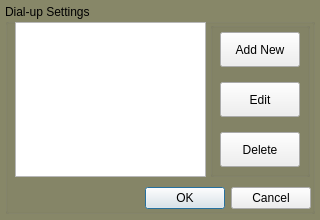
<?xml version="1.0" encoding="UTF-8"?>
<ui version="4.0">
 <class>dialup_conf</class>
 <widget class="QDialog" name="dialup_conf">
  <property name="geometry">
   <rect>
    <x>0</x>
    <y>0</y>
    <width>320</width>
    <height>220</height>
   </rect>
  </property>
  <property name="windowTitle">
   <string>Dialog</string>
  </property>
  <property name="styleSheet">
   <string notr="true">QDialog{background-color: rgb(135, 135, 104);}</string>
  </property>
  <widget class="QDialogButtonBox" name="buttonBox">
   <property name="geometry">
    <rect>
     <x>-30</x>
     <y>182</y>
     <width>341</width>
     <height>32</height>
    </rect>
   </property>
   <property name="orientation">
    <enum>Qt::Horizontal</enum>
   </property>
   <property name="standardButtons">
    <set>QDialogButtonBox::Cancel|QDialogButtonBox::Ok</set>
   </property>
  </widget>
  <widget class="QGroupBox" name="groupBox">
   <property name="geometry">
    <rect>
     <x>5</x>
     <y>4</y>
     <width>310</width>
     <height>210</height>
    </rect>
   </property>
   <property name="styleSheet">
    <string notr="true">QPushButton:pressed{background-color: rgb(255, 186, 181);border-width: 5px;border-color:Magenta;border-style: solid;}</string>
   </property>
   <property name="title">
    <string>Dial-up Settings</string>
   </property>
   <widget class="QGroupBox" name="groupBox_2">
    <property name="geometry">
     <rect>
      <x>205</x>
      <y>18</y>
      <width>100</width>
      <height>155</height>
     </rect>
    </property>
    <property name="title">
     <string/>
    </property>
    <widget class="QPushButton" name="btnAdd_new">
     <property name="geometry">
      <rect>
       <x>10</x>
       <y>10</y>
       <width>80</width>
       <height>35</height>
      </rect>
     </property>
     <property name="text">
      <string>Add New</string>
     </property>
    </widget>
    <widget class="QPushButton" name="btnEdit">
     <property name="geometry">
      <rect>
       <x>10</x>
       <y>60</y>
       <width>80</width>
       <height>35</height>
      </rect>
     </property>
     <property name="text">
      <string>Edit</string>
     </property>
    </widget>
    <widget class="QPushButton" name="btnDelete">
     <property name="geometry">
      <rect>
       <x>10</x>
       <y>110</y>
       <width>80</width>
       <height>35</height>
      </rect>
     </property>
     <property name="text">
      <string>Delete</string>
     </property>
    </widget>
   </widget>
   <widget class="QListView" name="listView">
    <property name="geometry">
     <rect>
      <x>10</x>
      <y>18</y>
      <width>191</width>
      <height>155</height>
     </rect>
    </property>
   </widget>
  </widget>
  <zorder>groupBox</zorder>
  <zorder>buttonBox</zorder>
 </widget>
 <tabstops>
  <tabstop>btnAdd_new</tabstop>
  <tabstop>btnEdit</tabstop>
  <tabstop>btnDelete</tabstop>
  <tabstop>buttonBox</tabstop>
 </tabstops>
 <resources/>
 <connections>
  <connection>
   <sender>buttonBox</sender>
   <signal>accepted()</signal>
   <receiver>dialup_conf</receiver>
   <slot>accept()</slot>
   <hints>
    <hint type="sourcelabel">
     <x>188</x>
     <y>196</y>
    </hint>
    <hint type="destinationlabel">
     <x>157</x>
     <y>219</y>
    </hint>
   </hints>
  </connection>
  <connection>
   <sender>buttonBox</sender>
   <signal>rejected()</signal>
   <receiver>dialup_conf</receiver>
   <slot>reject()</slot>
   <hints>
    <hint type="sourcelabel">
     <x>256</x>
     <y>202</y>
    </hint>
    <hint type="destinationlabel">
     <x>286</x>
     <y>219</y>
    </hint>
   </hints>
  </connection>
 </connections>
</ui>
